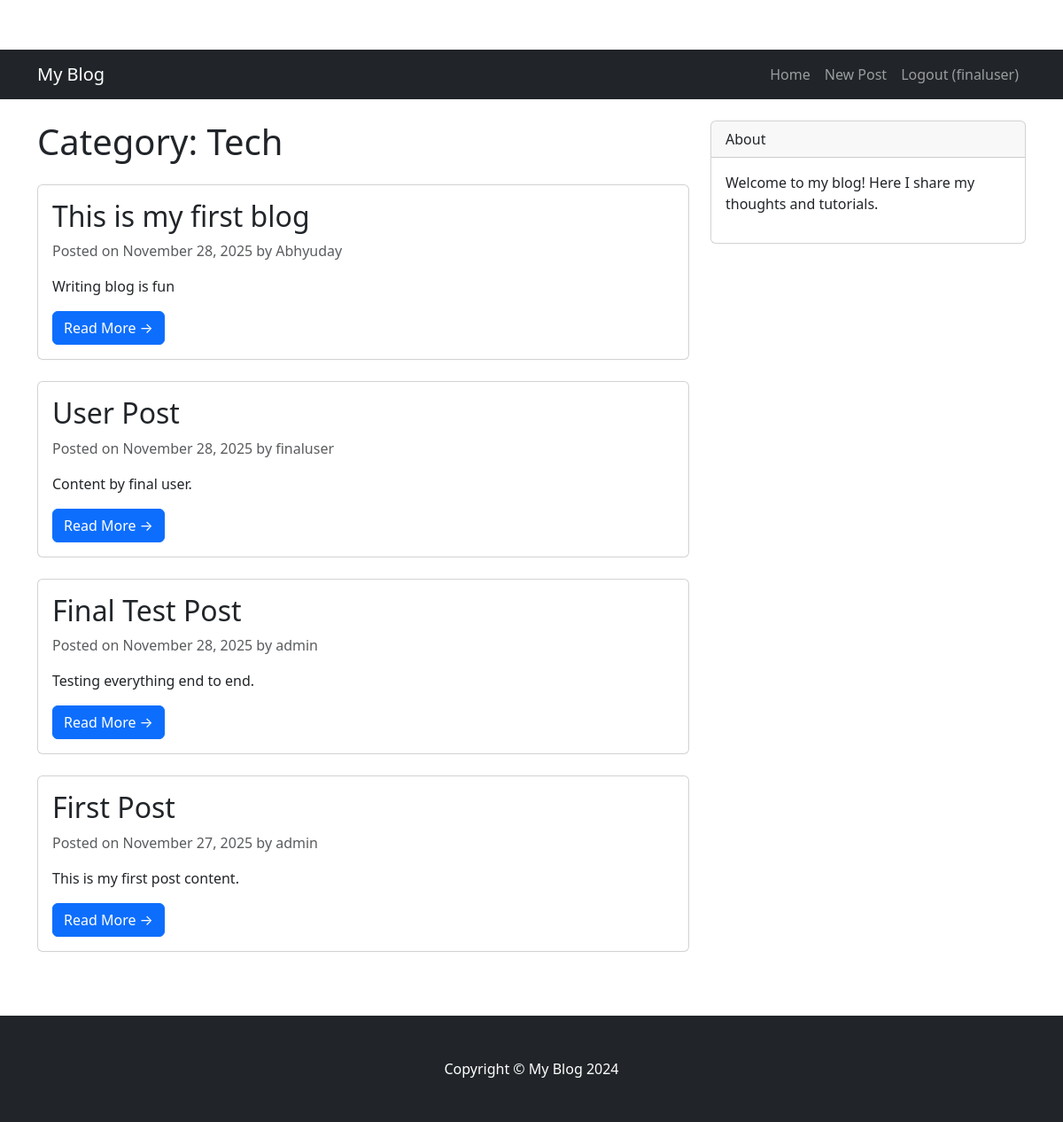
The page /category/tech/ (signed in) on the database its author committed.
### blog/models.py (models this page shows, shortened)
class Category(models.Model):
    name = models.CharField(max_length=100)
    slug = models.SlugField(unique=True, blank=True)
    class Meta:
        verbose_name_plural = "Categories"

class Post(models.Model):
    title = models.CharField(max_length=200)
    slug = models.SlugField(unique=True, blank=True)
    content = models.TextField()
    author = models.ForeignKey(User, on_delete=models.CASCADE)
    category = models.ForeignKey(Category, on_delete=models.SET_NULL, null=True, blank=True)
    image = models.ImageField(upload_to='posts/', blank=True, null=True)
    created_at = models.DateTimeField(auto_now_add=True)
    updated_at = models.DateTimeField(auto_now=True)

### blog/views.py (the view)
# urls.py: path('category/<slug:category_slug>/', views.category_list, name='category_list'),
def category_list(request, category_slug):
    category = get_object_or_404(Category, slug=category_slug)
    posts = Post.objects.filter(category=category).order_by('-created_at')
    return render(request, 'blog/category_list.html', {'category': category, 'posts': posts})

### templates/blog/category_list.html (shortened to what this page needs)
{% extends 'base.html' %}
{% block content %}
<h1 class="mb-4">Category: {{ category.name }}</h1>
{% for post in posts %}
<div class="card mb-4">
    <div class="card-body">
        <h2 class="card-title">{{ post.title }}</h2>
        <p class="card-text text-muted">
            Posted on {{ post.created_at|date:"F d, Y" }} by {{ post.author }}
        </p>
        <p class="card-text">{{ post.content|truncatewords:30 }}</p>
        <a href="{% url 'post_detail' post.slug %}" class="btn btn-primary">Read More &rarr;</a>
    </div>
</div>
{% empty %}
<p>No posts found in this category.</p>
{% endfor %}
{% endblock %}

### templates/base.html (shortened to what this page needs)
{% load static %}
<!DOCTYPE html>
<html lang="en">
<head>
    <link rel="stylesheet" href="https://cdn.jsdelivr.net/npm/bootstrap@5.3.0/dist/css/bootstrap.min.css">
    <link rel="stylesheet" href="{% static 'css/style.css' %}">
</head>
<body>
    <nav class="navbar navbar-expand-lg navbar-dark bg-dark mb-4">
        <div class="container">
            <a class="navbar-brand" href="{% url 'home' %}">My Blog</a>
            <div class="collapse navbar-collapse" id="navbarNav">
                <ul class="navbar-nav ms-auto">
                    <li class="nav-item">
                        <a class="nav-link" href="{% url 'home' %}">Home</a>
                    </li>
                    {% if user.is_authenticated %}
                    <li class="nav-item">
                        <a class="nav-link" href="{% url 'post_create' %}">New Post</a>
                    </li>
                    <li class="nav-item">
                        <form method="post" action="{% url 'logout' %}" class="d-inline">
                            <button type="submit" class="nav-link btn btn-link" style="text-decoration: none;">Logout
                                ({{ user.username }})</button>
                        </form>
                    </li>
                    {% endif %}
                </ul>
            </div>
        </div>
    </nav>
    <div class="container">
        <div class="row">
            <div class="col-md-8">
                {% block content %}
                {% endblock %}
            </div>
            <div class="col-md-4">
                <div class="card mb-4">
                    <div class="card-header">About</div>
                    <div class="card-body">
                        <p>Welcome to my blog! Here I share my thoughts and tutorials.</p>
                    </div>
                </div>
            </div>
        </div>
    </div>
    <footer class="py-5 bg-dark mt-5">
        <div class="container">
            <p class="m-0 text-center text-white">Copyright &copy; My Blog 2024</p>
        </div>
    </footer>
</body>
</html>

### static/css/style.css (style rules this page uses)
body { padding-top: 56px; }
footer { background-color: #343a40; color: white; }

### rows shown on the page
Category: name "Tech"
Post: title "This is my first blog", created_at "November 28, 2025", author "Abhyuday", content "Writing blog is fun"
Post: title "User Post", created_at "November 28, 2025", author "finaluser", content "Content by final user."
Post: title "Final Test Post", created_at "November 28, 2025", author "admin", content "Testing everything end to end."
Post: title "First Post", created_at "November 27, 2025", author "admin", content "This is my first post content."

### other values the page prints
{{ user.username }} "finaluser"
